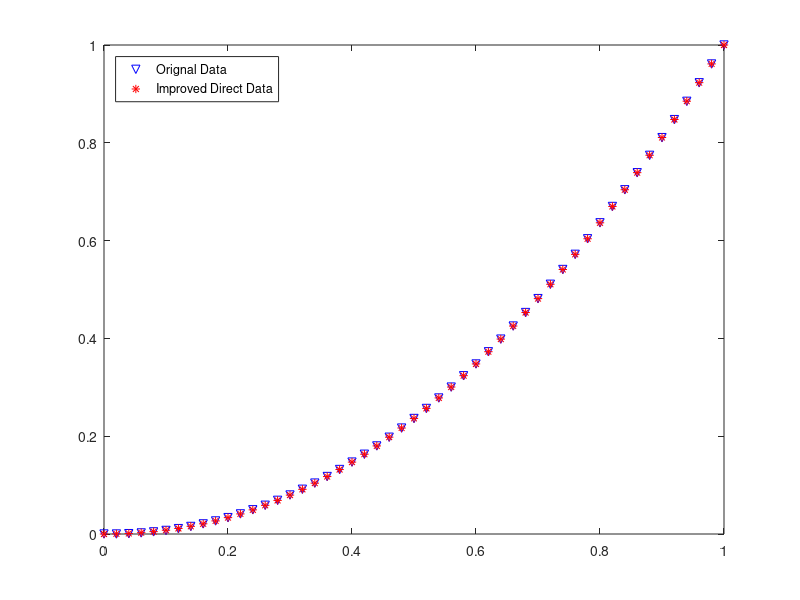
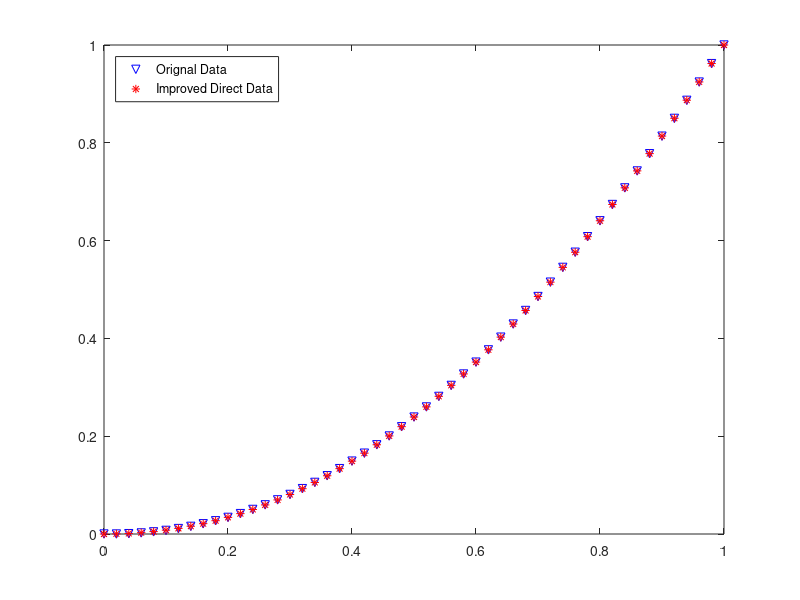
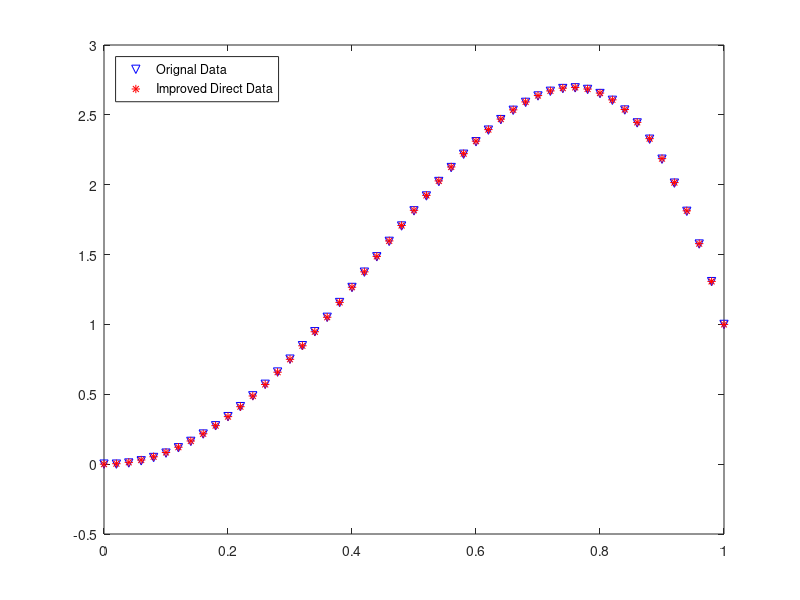
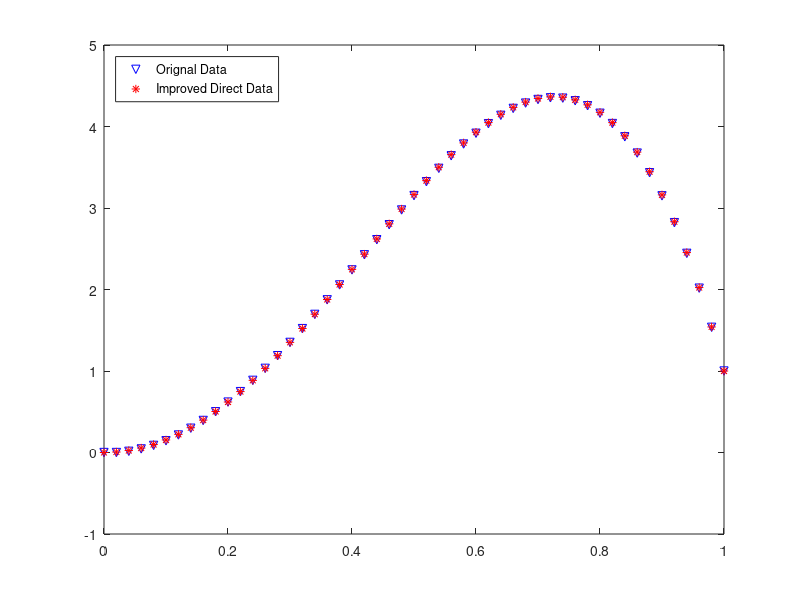

Reproduce these figures in MATLAB, in order.
% Linear multi-regression of mode shapes for use in OpenFAST.
% Code by Yang Yang;
% date: April 20, 2021
clear all;
close all;
Data = load ('ModeShape_Spar.txt');% first column: Non-dimensional height; Others: Mode shapes;
fileNameOut = 'ModeCoefficients_Spar.txt'; % filename of the output file that stores the coefficients.
polyMode = 2; % 1 for "Projection", 2 for "ImprovedDirect" 
x = Data(:,1);
NumModes = length(Data(1,:))-1;
Coef = zeros(5*NumModes,1);
for i=1:NumModes
    x = x-x(1);
    y=Data(:,i+1);
    % projection method
    f1 = 1.0e-4*abs(x(2)-x(1))/(y(2)-y(1));
    f2 = (y(2)-y(1))/(x(2)-x(1));
    factor_y = y.*f1;
    project_x1 = x.*cos(atan(f1*f2))+(factor_y-factor_y(1)).*(sin(atan(f1*f2)));
    Norm_x1 = project_x1./(max(project_x1));
    project_y1 = -x.*sin(atan(f1*f2))+(factor_y-factor_y(1)).*(cos(atan(f1*f2)));
    Norm_y1 = project_y1./(project_y1(end));
    x_proj_s2 = Norm_x1.^2;
    x_proj_s3 = Norm_x1.^3;
    x_proj_s4 = Norm_x1.^4;
    x_proj_s5 = Norm_x1.^5;
    x_proj_s6 = Norm_x1.^6;
    % improved directed method
    y_direct = y-y(1)-x.*f2;
    Norm_x = x./(max(x));
    x_ipdr_s2 =Norm_x.^2; 
    x_ipdr_s3 =Norm_x.^3;
    x_ipdr_s4 =Norm_x.^4;
    x_ipdr_s5 =Norm_x.^5;
    x_ipdr_s6 =Norm_x.^6;
    if  (polyMode == 1)
        X = [x_proj_s2 x_proj_s3 x_proj_s4 x_proj_s5 x_proj_s6];
        Y = project_y1;
    elseif(polyMode == 2)
        X = [x_ipdr_s2 x_ipdr_s3 x_ipdr_s4 x_ipdr_s5 x_ipdr_s6];
        Y = y_direct;
    end
    
    b = regress(Y,X);
    b = b./(sum(b));
    b(5) = 1.00000000-sum(b(1:4));
    Coef((i-1)*5+1:(i-1)*5+5)=b;
    project_y_polyfit = b(1)*x_proj_s2+b(2)*x_proj_s3+b(3)*x_proj_s4+b(4)*x_proj_s5+b(5)*x_proj_s6;
    figure;
    xlim([0,1]);ylim([0,1])
    plot(Norm_x1,Norm_y1,'bv');
    hold on;
    if  (polyMode == 1)
        plot(Norm_x1,project_y_polyfit,'r*')
        legend('Orignal Data','Projection data','Location','NorthWest')
    elseif(polyMode == 2)
        plot(Norm_x1,project_y_polyfit,'r*')
        legend('Orignal Data','Improved Direct Data','Location','NorthWest')
    end
end
%Ouput coefficients
fid1 = fopen(fileNameOut,'wt');
for j=1:5*NumModes
    fprintf(fid1,'%13.7f \n',Coef(j)); 
end

    